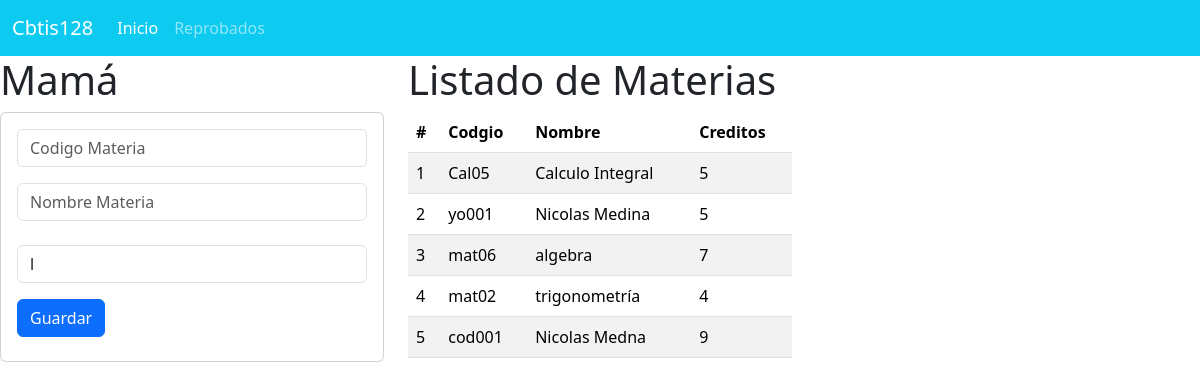
The page / on the database its author committed.
### materia_app/models.py (models this page shows, shortened)
class Materia(models.Model):
    codigo=models.CharField(primary_key=True, max_length=50)
    nombre=models.CharField(max_length=100)
    creditos=models.PositiveSmallIntegerField()

### materia_app/views.py (the view)
# urls.py: path('',views.inicio_vista,name="inicio_vista"),
def inicio_vista(request):
    lasmaterias=Materia.objects.all()
    return render(request,'gestionarMaterias.html',{"mismaterias":lasmaterias})

### materia_app/templates/gestionarMaterias.html (shortened to what this page needs)
{%extends "base.html"%} {% block cuerpo%}
<div class="row">
    <div class="col-sm-12 col-md-4 col-lg-4 col-xl-4">
        <h1>Mamá</h1>
        <div class="card">
            <div class="card-body">
                <form action="/registrarMateria/" method="POST">
                    <div class="form-roup">
                        <input type="text" id="txtcodigo" name="txtcodigo" class="form-control" placeholder="Codigo Materia" minLenght="6" maxLenght="6" required>
                    </div>
                    <div class="form-roup py-3">
                        <input type="text" id="txtnombre" name="txtnombre" class="form-control" placeholder="Nombre Materia" maxLenght="100" required>
                    </div>
                    <div class="form-roup py-2">
                        <input type="text" id="numcreditos" name="numcreditos" class="form-control" value="l" min="1" maX="9" required>
                    </div>
                    <div class="form-roup py-2">
                        <button type="submit" class="btn btn-primary">Guardar</button>
                    </div>
                </form>
            </div>
        </div>
    </div>
    <div class="col-sm-12 col-md-4 col-lg-4 col-xl-4 ">
        <h1>Listado de Materias</h1>
        <div class="table-responsive ">
            <table class="table table-striped ">
                <thead>
                    <tr>
                        <th scope="col ">#</th>
                        <th scope="col ">Codgio</th>
                        <th scope="col ">Nombre</th>
                        <th scope="col ">Creditos</th>
                    </tr>
                </thead>
                <tbody>
                    {% for m in mismaterias%}
                    <tr>
                        <td>
                            {{forloop.counter}}
                        </td>
                        <td>{{m.codigo}}</td>
                        <td>{{m.nombre}}</td>
                        <td>{{m.creditos}}</td>
                    </tr>
                    {% endfor %}
                </tbody>
            </table>
        </div>
    </div>
</div>
{%endblock%}

### materia_app/templates/base.html (shortened to what this page needs)
<!doctype html>
<html lang="en">
<head>
    <link href="https://cdn.jsdelivr.net/npm/bootstrap@5.3.3/dist/css/bootstrap.min.css" rel="stylesheet">
</head>
<body>
    <nav class="navbar navbar-expand-lg bg-info" data-bs-theme="dark">
        <div class="container-fluid">
          <a class="navbar-brand" href="#">Cbtis128</a>
          <div class="collapse navbar-collapse" id="navbarNav">
            <ul class="navbar-nav">
              <li class="nav-item">
                <a class="nav-link active" aria-current="page" href="#">Inicio</a>
              </li>
              <li class="nav-item">
                <a class="nav-link" href="#">Reprobados</a>
              </li>
            </ul>
          </div>
        </div>
      </nav>
    {% block cuerpo%}
    {%endblock%}
</body>
</html>

### rows shown on the page
Materia: codigo "Cal05", nombre "Calculo Integral", creditos "5"
Materia: codigo "yo001", nombre "Nicolas Medina", creditos "5"
Materia: codigo "mat06", nombre "algebra", creditos "7"
Materia: codigo "mat02", nombre "trigonometría", creditos "4"
Materia: codigo "cod001", nombre "Nicolas Medna", creditos "9"
